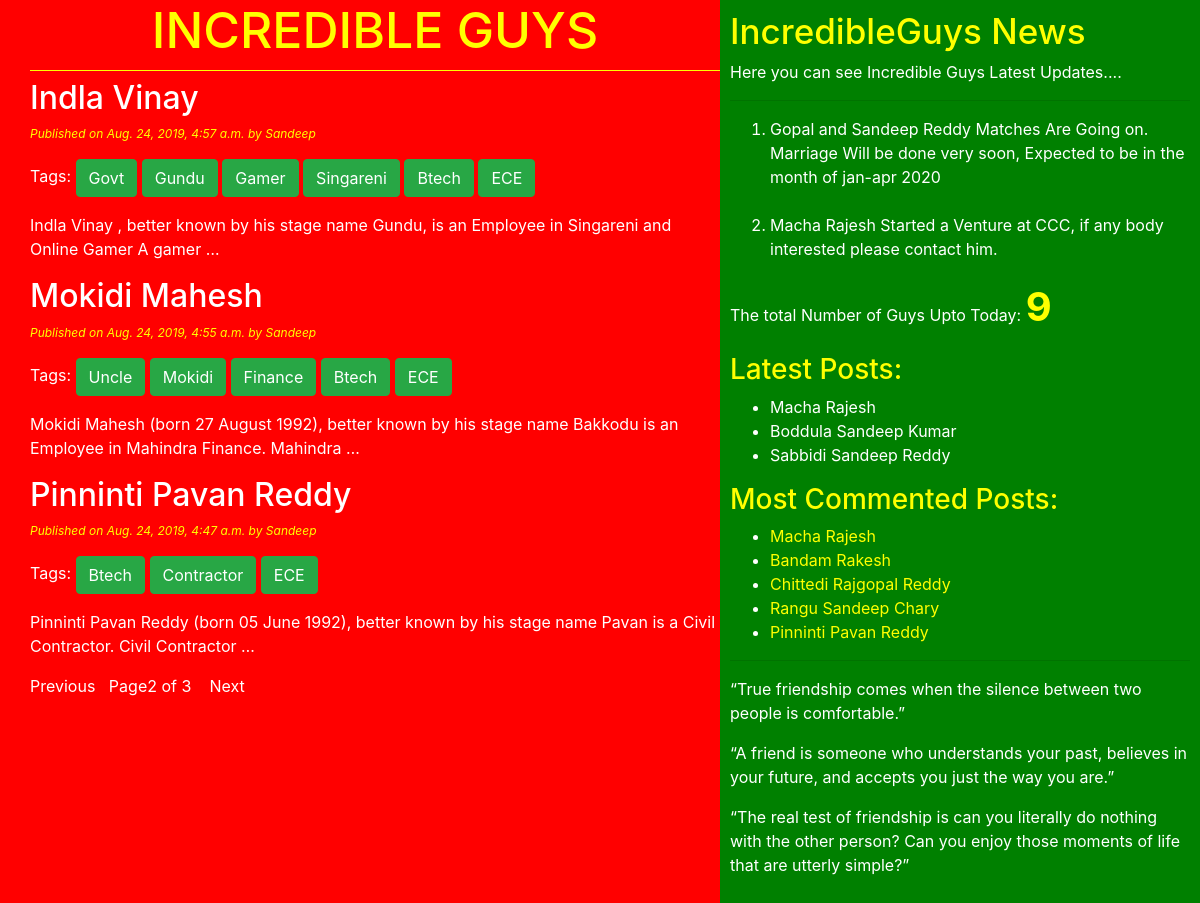
Screenshot of /?page=2 with the database file from the repository.
### blog/models.py (models this page shows, shortened)
class Post(models.Model):
    STATUS_CHOICES = (('draft','Draft'),('published','published'))
    title = models.CharField(max_length=256)
    slug = models.SlugField(max_length=264,unique_for_date='publish')
    author = models.ForeignKey(User,on_delete=models.CASCADE,related_name='blog_posts')
    body = models.TextField()
    publish = models.DateTimeField(default=timezone.now)
    created = models.DateTimeField(auto_now_add=True)
    update = models.DateTimeField(auto_now=True)
    status = models.CharField(max_length=10,choices=STATUS_CHOICES,default='draft')
    objects = CustomManager()
    tags = TaggableManager()
    class Meta:
        ordering = ('-publish',)
    def get_absolute_url(self):
        return reverse('post_detail', args=[self.publish.year, self.publish.strftime('%m'), self.publish.strftime('%d'), self.slug])

### blog/views.py (the view)
# urls.py: url(r'^$', views.post_list_view),
def post_list_view(request, tag_slug=None):
    post_list = Post.objects.all()
    tag = None
    if tag_slug:
        tag = get_object_or_404(Tag, slug=tag_slug)
        post_list = post_list.filter(tags__in=[tag])
    paginator = Paginator(post_list, 3)
    page_number = request.GET.get('page')
    try:
        post_list = paginator.page(page_number)
    except PageNotAnInteger:
        post_list = paginator.page(1)
    except EmptyPage:
        post_list = paginator.page(paginator.num_pages)
    return render(request, 'blog/post_list.html', {'post_list': post_list, 'tag': tag})

### blog/models.py (called while the page is built)
    def get_queryset(self):
        return super().get_queryset().filter(status='published')

### blog/templatetags/blog_tags.py (called while the page is built)
@register.simple_tag
def total_posts():
    return Post.objects.count()

@register.inclusion_tag('blog/latest_post123.html')
def show_latest_posts():
    latest_posts = Post.objects.order_by('-publish')[ :3]
    return{'latest_posts': latest_posts}

@register.simple_tag
def get_most_commented_posts(count=5):
    return Post.objects.annotate(total_comments=Count('comments')).order_by('-total_comments')[:count]

### templates/blog/post_list.html (shortened to what this page needs)
<!DOCTYPE html>
{% extends 'blog/base.html' %}
     {% block content %}
           <h1>INCREDIBLE GUYS</h1>
           {%for post in post_list %}
                <a href="{{post.get_absolute_url}}" class="blue"><h2>{{post.title}}</h2></a>
                <p id="date">Published on {{post.publish}} by {{post.author|title}}</p>
                <p>Tags:
                    {% for tag in post.tags.all %}
                    <a href="{% url 'post_list_by_tag_name' tag.slug %}" class="btn btn-success">{{tag.name}}</a>
                    {% endfor %}
                </p>
                {{post.body|truncatewords:20|linebreaks}}
           {%endfor%}
           {% include 'blog/pagination.html' with page=post_list %}
     {%endblock%}

### templates/blog/base.html (shortened to what this page needs)
<!DOCTYPE html>
{% load staticfiles %}
{% load blog_tags %}
<html lang="en">
<head>
    <link rel="stylesheet" href="https://stackpath.bootstrapcdn.com/bootstrap/4.2.1/css/bootstrap.min.css">
     <link rel="stylesheet" href="{%static 'css/blog1.css' %}">
</head>
<body>
<div class="content">
    {%block content%}   {%endblock%}
</div>
<div class="sidebar">
     <h4>IncredibleGuys News</h4>
    <p>Here you can see Incredible Guys Latest Updates....</p>
    <hr>
    <ol>
        <li>Gopal and Sandeep Reddy Matches Are Going on. Marriage Will be done very soon, Expected to be in the month of jan-apr 2020 </li><br>
        <li>Macha Rajesh Started a Venture at CCC, if any body interested please contact him.</li>
    </ol>
    <p>The total Number of Guys Upto Today: <span id="pcount">{% total_posts %}</span></p>
    <h3>Latest Posts: </h3> {% show_latest_posts %}
    <h3>Most Commented Posts: </h3>
    {% get_most_commented_posts as most_commented_posts %}
    <ul>
        {% for post in most_commented_posts %}
        <li><a href="{{post.get_absolute_url}}" class="red" >{{post.title}}</a></li>
        {% endfor %}
    </ul>
    <hr>
    <p>“True friendship comes when the silence between two people is comfortable.”</p>
    <p>“A friend is someone who understands your past, believes in your future, and accepts you just the way you are.”</p>
    <p>“The real test of friendship is can you literally do nothing with the other person? Can you enjoy those moments of life that are utterly simple?”</p>
</div>
</body>
</html>

### templates/blog/latest_post123.html
<ul>
    {% for post in latest_posts %}
    <li> <a href="{{post.get_absolute_url}}">{{post.title}}</a> </li>
    {% endfor %}
</ul>

### static/css/blog1.css (style rules this page uses)
.content { width: 60%; float: left; padding: 0 0 0 30px; background: red; height: 100%; }
.sidebar { width: 40%; float: right; padding: 10px; background: green; height: 100%; color: white; }
h1 { text-align: center; border-bottom: 1px solid yellow; padding-bottom: 10px; }
body { color: white; background: red; }
#date { color: yellow; font-size: 12px; font-style: italic; }
a { color : white; text-decoration : none; }
.red { color : yellow; text-decoration: none; }
#pcount { font-size: 40px; color: yellow; font-weight: bold; }
h1 { color: yellow; font-size:50px; }
h3 { color: yellow; }
h4 { color: yellow; font-size:35px; }

### rows the page displays
Post: title "Indla Vinay", publish "Aug. 24, 2019, 4:57 a.m.", author "Sandeep", body "Indla Vinay , better known by his stage name Gundu, is an Employee in Singareni and Online Gamer A gamer …"
Tag: name "Govt"
Tag: name "Gundu"
Tag: name "Gamer"
Tag: name "Singareni"
Tag: name "Btech"
Tag: name "ECE"
Post: title "Mokidi Mahesh", publish "Aug. 24, 2019, 4:55 a.m.", author "Sandeep", body "Mokidi Mahesh (born 27 August 1992), better known by his stage name Bakkodu is an Employee in Mahindra Finance. Mahindra …"
Tag: name "Uncle"
Tag: name "Mokidi"
Tag: name "Finance"
Post: title "Pinninti Pavan Reddy", publish "Aug. 24, 2019, 4:47 a.m.", author "Sandeep", body "Pinninti Pavan Reddy (born 05 June 1992), better known by his stage name Pavan is a Civil Contractor. Civil Contractor …"
Tag: name "Contractor"
Post: title "Macha Rajesh"
Post: title "Boddula Sandeep Kumar"
Post: title "Sabbidi Sandeep Reddy"
Post: title "Bandam Rakesh"
Post: title "Chittedi Rajgopal Reddy"
Post: title "Rangu Sandeep Chary"

### other values shown
{{ page.number }} "2"
{{ page.paginator.num_pages }} "3"
